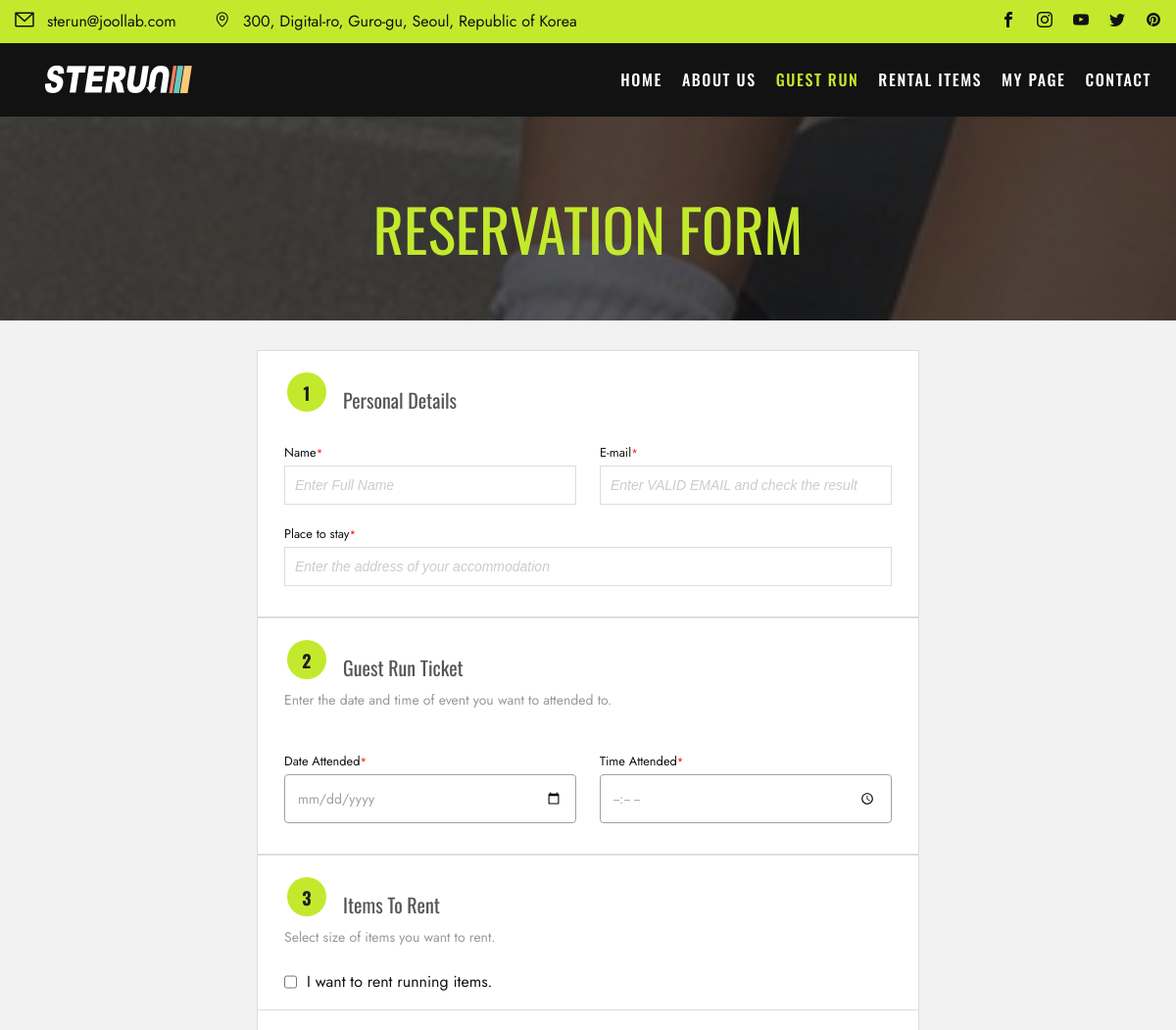
The app's page /events/event_register/14 (upper part), older data.
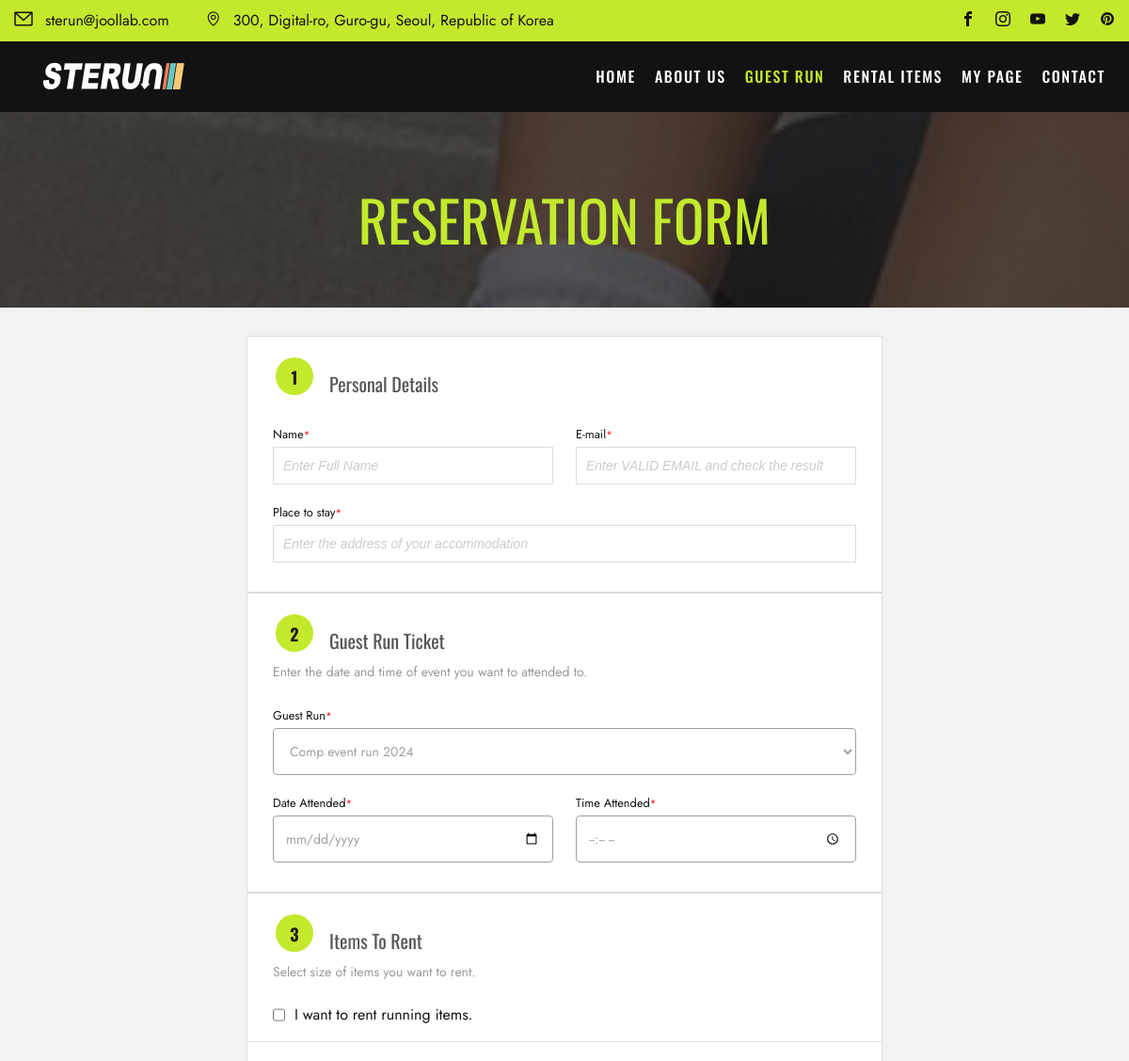
The same page, newer data.
### events/models.py (models this page shows, shortened)
class GuestRun(models.Model):
    STATUS_CHOICE = [
        ("ST1", "Checking"),
        ("ST2", "On-Sale"),
        ("ST3", "Sold-Out"),
        ("ST4", "Closed"),
    ]
    LEVEL = [
        ("800","Level-1, 800"),
        ("730","Level-2, 730"),
        ("700","Level-3, 700"),
        ("630","Level-4, 630"),
        ("600","Level-5, 600"),
        ("530","Level-6, 530"),
        ("Free","Full Access"),
    ]
    LANGUAGE = [
        ("KO","Korean"),
        ("EN","English"),
        ("JP","Japanese"),
        ("CN","Chinese"),
    ]
    event_id = models.AutoField(
        primary_key=True,
    )
    title = models.CharField(max_length=50)
    manager = models.ForeignKey(Manager, related_name="manager",blank=False, null=True, on_delete=models.SET_NULL)
    start_date = models.DateField(blank=True, null=True)
    start_time = models.TimeField(blank=True, null=True)
    end_date = models.DateField(blank=True, null=True)
    end_time = models.TimeField(blank=True, null=True)
    image = ResizedImageField(size=[1402,1000], upload_to="runMain", blank=True)
    route_image = ResizedImageField(size=[1402,1402], upload_to="runRoute", blank=True)
    start_point = models.CharField(max_length=50)
    status = models.CharField(
        max_length=8,
        choices=STATUS_CHOICE,
        default="ST1",
    )
    level = models.CharField(
        max_length=15,
        choices=LEVEL,
        default="Free",
    )
    lang = MultiSelectField(max_length=10, choices=LANGUAGE)
    amount = models.IntegerField(default=0)
    route = models.CharField(max_length=50, blank=False)
    map_link = models.CharField(max_length=100, blank=True, null=True)
    desc = models.TextField(blank=True)
    completed = models.BooleanField(default=False)

### events/views.py (the view)
# urls.py: path("event_register/<str:pk>", views.event_register, name="event_register"),
def event_register(request, pk):
    event= GuestRun.objects.filter(event_id=pk)
    shoes = Item.objects.filter(category='shoes')
    bag = Item.objects.filter(category='bag')
    top = Item.objects.filter(category='top')
    bottom = Item.objects.filter(category='bottom')
    context = {"events":event, "shoeses":shoes, "bags":bag, "tops":top, "bottoms":bottom}
    if request.method == "POST":
        if Item.objects.filter(pk=request.POST.get("top")).exists():
            top = Item.objects.get(pk=request.POST.get("top"))
        else:
            top = None
        if Item.objects.filter(pk=request.POST.get("bottom")).exists():
            bottom = Item.objects.get(pk=request.POST.get("bottom"))
        else:
            bottom = None
        if Item.objects.filter(pk=request.POST.get("shoes")).exists():
            shoes = Item.objects.get(pk=request.POST.get("shoes"))
        else:
            shoes = None
        if Item.objects.filter(pk=request.POST.get("bag")).exists():
            bag = Item.objects.get(pk=request.POST.get("bag"))
        else:
            bag = None
        if request.POST.get("event") != "":
            event_data = GuestRun.objects.get(pk=request.POST.get("event"))
        else:
            event_data = None
        if request.POST.get("start_date") != "":
            start_date = request.POST.get("start_date")
        else:
            start_date = None
        if request.POST.get("end_date") != "":
            end_date = request.POST.get("end_date")
        else:
            end_date = None
        if request.POST.get("event_date") != "":
            event_date = request.POST.get("event_date")
        else:
            event_date = None
        if request.POST.get("delivery") == 'on':
            delivery = True
        else:
            delivery = False
        username = request.POST.get("username")
        id = username +"_run_"+datetime.now().strftime("T%H%M%S")
        email = request.POST.get("email")
        reservation = Reservation(
            reserv_id=id,
            username=username,
            email=email,
            message=request.POST.get("message"),
            start_date=start_date,
            start_time=request.POST.get("start_time"),
            end_date=end_date,
            end_time=request.POST.get("end_time"),
            top=top,
            bottom=bottom,
            shoes=shoes,
            bag=bag,
            address=request.POST.get("address"),
            event=event_data,
            event_date = event_date,
            event_time = request.POST.get("event_time"),
            delivery = delivery
        )
        reservation.save()
        line_token = "keAeVnqfCkgFuxZSRBGUwymSN9aqpQC5NXV68GoOVLB"
        url = "https://notify-api.line.me/api/notify"
        response = requests.post(
            url,
            headers={"Authorization": "Bearer " + line_token},
            data={
                "message": "새로운 예약이 접수되었습니다. 예약자: "
                + str(request.POST.get("username"))
            },
        )
        print(response)
        html_message = render_to_string(
                "email.html",
                {"username": username, "id": id},
            )
        plain_message = strip_tags(html_message)
        subject = "[STERUN] Thank you for reservation :)"
        '''message = "Your Reaservation id is" +" "+ id'''
        email_from = settings.EMAIL_HOST_USER
        recipient_list = ["sterun@joollab.com",email]
        send_mail(subject, plain_message, email_from, recipient_list, html_message=html_message,)
        return redirect("community:mypage", id)
    else:
        return render(request, "run-form.html", context)

### templates/run-form.html (shortened to what this page needs)
{% extends "base.html" %}
{% load static %}
{% block content %}
  <div class="page-title">
    <div class="themeflat-container">
      <div class="row">
        <div class="col-md-12">
          <div class="page-title-heading">
            <h1 class="title">Reservation Form</h1>
          </div>
        </div>
      </div>
    </div>
  </div>
  <main>
    <div style="max-width:700px; margin:auto;" class="contact">
      <div class="container">
        <form method="POST" id="contactForm" name="contactForm">
          <div class="col-md-auto" id="mainContent">
            <div class="row box first">
              <div class="box-header">
                <h3>
                  <strong>1</strong>Personal Details
                </h3>
              </div>
              <div class="col-lg-6 col-md-12">
                <div class="form-group">
                  <label for="username" class="label-title forced">Name</label>
                  <input id="username" class="form-control" name="username" placeholder="Enter Full Name" type="text" required=""/>
                </div>
              </div>
              <div class="col-lg-6 col-md-12">
                <div class="form-group">
                  <label for="email" class="label-title forced">E-mail</label>
                  <input id="email" class="form-control" name="email" placeholder="Enter VALID EMAIL and check the result" type="email" required=""/>
                </div>
              </div>
              <div class="col-lg-12 col-md-12">
                <div class="form-group">
                  <label for="address" class="label-title forced">Place to stay</label>
                  <input id="address" class="form-control" name="address" placeholder="Enter the address of your accommodation" type="text" required=""/>
                </div>
              </div>
            </div>
            <div class="row box first">
              <div class="box-header">
                <h3>
                  <strong>2</strong>Guest Run Ticket
                </h3>
                <p>Enter the date and time of event you want to attended to.</p>
              </div>
              <div class="col-lg-12 col-md-12">
                <div class="form-group">
                  {% for event in events %}
                    <label for="id_event" class="label-title forced">Guest Run</label>
                    <select name="event" class="wide" id="id_event">
                      <option value="{{event.event_id}}" selected="">{{event.title}}</option>
                    </select>
                  {% endfor %}
                </div>
              </div>
              <div class="col-lg-6 col-md-12">
                <div class="form-group">
                  <label for="id_event_date" class="label-title forced">
                    Date Attended</label>
                  <input type="date" name="event_date" class="form-control-date" required="" id="id_event_date">
                </div>
              </div>
              <div class="col-lg-6 col-md-12">
                <div class="form-group">
                  <label for="id_event_time" class="label-title forced">Time Attended</label>
                  <input type="time" name="event_time" class="form-control-time" id="id_event_time">
                </div>
              </div>
            </div>
            <div class="row box first">
              <div class="box-header">
                <h3>
                  <strong>3</strong>Items To Rent
                </h3>
                <p>Select size of items you want to rent.</p>
              </div>
              <div class="d-flex toggleCheck">
                <input type="checkbox" id="guestrun-check" class="inp-cbx" name="guestrun"/>
                <div style="width:10px;"></div>
                <label for="guestrun-check">
                  <span>I want to rent running items.</span>
                </label>
              </div>
            </div>
            <div class="row box">
            </div>
          </div>
        </form>
      </div>
    </div>
  </main>
{% endblock content %}

Row changes from the older to the newer data that the page shows:
added GuestRun: event "Comp event run 2024"
